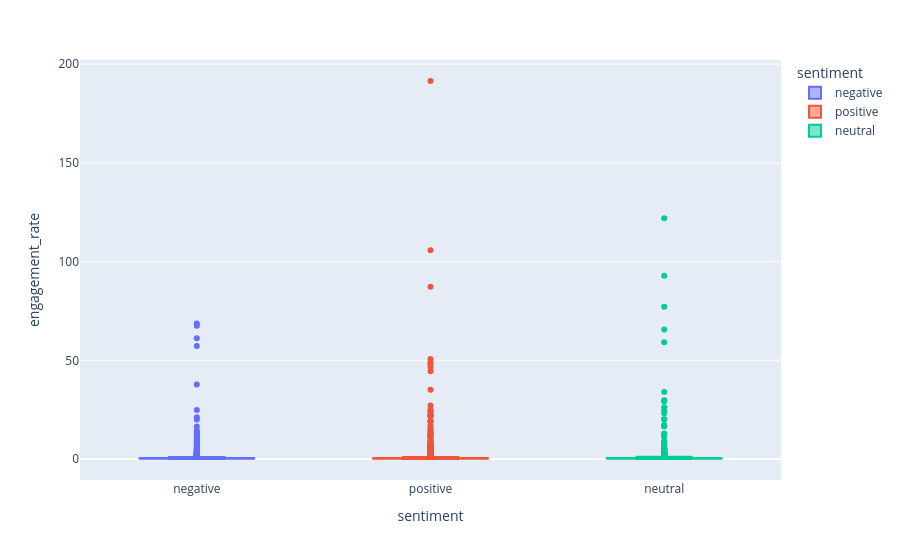

This figure's notebook cell:
### Code cell
px.box(df, x="sentiment", y="engagement_rate", color="sentiment").show()

### Figure 1 — Plotly figure (JSON) as saved in the notebook; plotly's stock layout.template omitted (floating-point values rounded to 4 significant figures; data arrays with more than 128 entries replaced by an {"elided": "..."} marker saying what was removed)
{"data": [{"alignmentgroup": "True", "hovertemplate": "sentiment=%{x}<br>engagement_rate=%{y}<extra></extra>", "legendgroup": "negative", "marker": {"color": "#636efa"}, "name": "negative", "notched": false, "offsetgroup": "negative", "orientation": "v", "showlegend": true, "type": "box", "x": {"elided": "960 str values"}, "x0": " ", "xaxis": "x", "y": {"elided": "960 float values"}, "y0": " ", "yaxis": "y"}, {"alignmentgroup": "True", "hovertemplate": "sentiment=%{x}<br>engagement_rate=%{y}<extra></extra>", "legendgroup": "positive", "marker": {"color": "#EF553B"}, "name": "positive", "notched": false, "offsetgroup": "positive", "orientation": "v", "showlegend": true, "type": "box", "x": {"elided": "2363 str values"}, "x0": " ", "xaxis": "x", "y": {"elided": "2363 float values"}, "y0": " ", "yaxis": "y"}, {"alignmentgroup": "True", "hovertemplate": "sentiment=%{x}<br>engagement_rate=%{y}<extra></extra>", "legendgroup": "neutral", "marker": {"color": "#00cc96"}, "name": "neutral", "notched": false, "offsetgroup": "neutral", "orientation": "v", "showlegend": true, "type": "box", "x": {"elided": "1527 str values"}, "x0": " ", "xaxis": "x", "y": {"elided": "1527 float values"}, "y0": " ", "yaxis": "y"}], "layout": {"boxmode": "overlay", "legend": {"title": {"text": "sentiment"}, "tracegroupgap": 0}, "margin": {"t": 60}, "xaxis": {"anchor": "y", "categoryarray": ["negative", "positive", "neutral", null], "categoryorder": "array", "domain": [0, 1], "title": {"text": "sentiment"}}, "yaxis": {"anchor": "x", "domain": [0, 1], "title": {"text": "engagement_rate"}}}}
